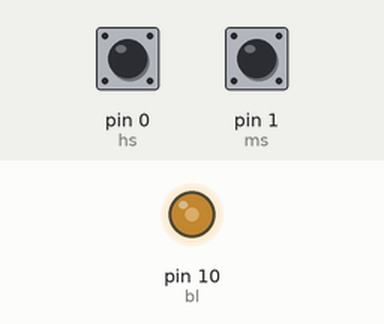
Simulated run of this sketch. Board: Arduino Uno, built with avr-gcc and run on an emulated ATmega328P. Shown: output pins drawn as LEDs (lit = HIGH). The inputs (shaded band) are chosen by the test bench; at power-on: pin 0 (hs) HIGH, pin 1 (ms) HIGH. Pins used as bus, display or sensor lines are not drawn.

Above: at 0.1 s.
At 30.1 s:
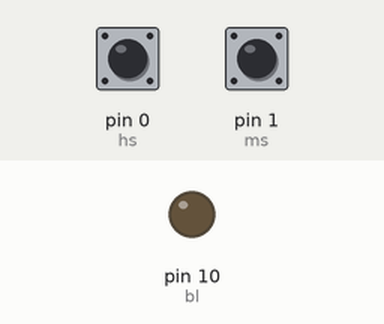
Timing chart, 0 to 31.6 s (numbered marks = the images above):
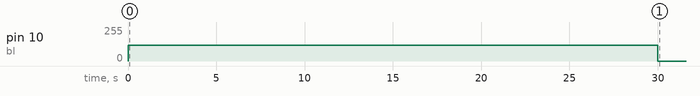

The sketch:

millis_test3.ino
```cpp
const int rs = 2, en = 3, d4 = 4, d5 = 5, d6 = 6, d7 = 7;
int cs=9;// pin 9 for contrast PWM
const int contrast = 100;// default contrast

// initial Time display is 12:59:45 PM
int h=12;
int m=59;
int s=45;
int flag=1; //PM

// Time Set Buttons
int button1;
int button2;

// Pins definition for Time Set Buttons
int hs=0;// pin 0 for Hours Setting
int ms=1;// pin 1 for Minutes Setting

// Backlight Time Out
const int Time_light=150;
int bl_TO=Time_light;// Backlight Time-Out
int bl=10; // Backlight pin
const int backlight=120; // no more then 7mA !!!

// For accurate Time reading, use Arduino Real Time Clock and not just delay()
static uint32_t last_time, now = 0; // RTC


void setup()
{
  //lcd.begin(16,2);
  pinMode(hs,INPUT_PULLUP);// avoid external Pullup resistors for Button 1
  pinMode(ms,INPUT_PULLUP);// and Button 2
  analogWrite(cs,contrast);// Adjust Contrast VO
  analogWrite(bl,backlight);// Turn on Backlight
  now=millis(); // read RTC initial value
  Serial.println("3omar.hs clock");
}


void loop()
{
  //lcd.begin(16,2);// every second
// Update LCD Display
// Print TIME in Hour, Min, Sec + AM/PM
 ///lcd.setCursor(0,0);
 Serial.print("Time ");
 if(h<10)Serial.print("0");// always 2 digits
 Serial.print(h);
 Serial.print(":");
 if(m<10)Serial.print("0");
 Serial.print(m);
 Serial.print(":");
 if(s<10)Serial.print("0");
 Serial.print(s);

 if(flag==0) Serial.println(" AM");
 if(flag==1) Serial.println(" PM");

 //lcd.setCursor(0,1);// for Line 2


// improved replacement of delay(1000)
// Much better accuracy, no more dependant of loop execution time

for ( int i=0 ;i<5 ;i++)// make 5 time 200ms loop, for faster Button response
{

  while ((now-last_time)<200) //delay200ms
  {
    now=millis();
  }
 // inner 200ms loop
 last_time=now; // prepare for next loop

 // read Setting Buttons
 button1=digitalRead(hs);// Read Buttons
 button2=digitalRead(ms);

 //Backlight time out
 bl_TO--;
 if(bl_TO==0)
 {
  analogWrite(bl,0);// Backlight OFF
  bl_TO++;
 }

 // Hit any to activate Backlight
 if(  ((button1==0)|(button2==0)) & (bl_TO==1)  )
 {
  bl_TO=Time_light;
  analogWrite(bl,backlight);
  // wait until Button released
  while ((button1==0)|(button2==0))
  {
   button1=digitalRead(hs);// Read Buttons
   button2=digitalRead(ms);
  }
 }
 else
 // Process Button 1 or Button 2 when hit while Backlight on
 {
  if(button1==0){
   h=h+1;
   bl_TO=Time_light;
   analogWrite(bl,backlight);
  }

 if(button2==0){
  s=0;
  m=m+1;
  bl_TO=Time_light;
  analogWrite(bl,backlight);
  }

/* ---- manage seconds, minutes, hours am/pm overflow ----*/
 if(s==60){
  s=0;
  m=m+1;
 }
 if(m==60)
 {
  m=0;
  h=h+1;
 }
 if(h==13)
 {
  h=1;
  flag=flag+1;
  if(flag==2)flag=0;
 }


 if((button1==0)|(button2==0))// Update display if time set button pressed
 {
  // Update LCD Display
  // Print TIME in Hour, Min, Sec + AM/PM
  //Serial.setCursor(0,0);
  Serial.print("Time ");
  if(h<10)Serial.print("0");// always 2 digits
  Serial.print(h);
  Serial.print(":");
  if(m<10)Serial.print("0");
  Serial.print(m);
  Serial.print(":");
  if(s<10)Serial.print("0");
  Serial.print(s);

  if(flag==0) Serial.print(" AM");
  if(flag==1) Serial.print(" PM");

  //lcd.setCursor(0,1);// for Line 2
  //.print("Precision clock");
 }


 } // end if else
}// end for


// outer 1000ms loop

 s=s+1; //increment sec. counting


// ---- manage seconds, minutes, hours am/pm overflow ----
 if(s==60){
  s=0;
  m=m+1;
 }
 if(m==60)
 {
  m=0;
  h=h+1;
 }
 if(h==13)
 {
  h=1;
  flag=flag+1;
  if(flag==2)flag=0;
 }


// Loop end
}
```

Measured:
- by itself, pin 10 (bl): 120/255 → 0/255 at 30.0 s
